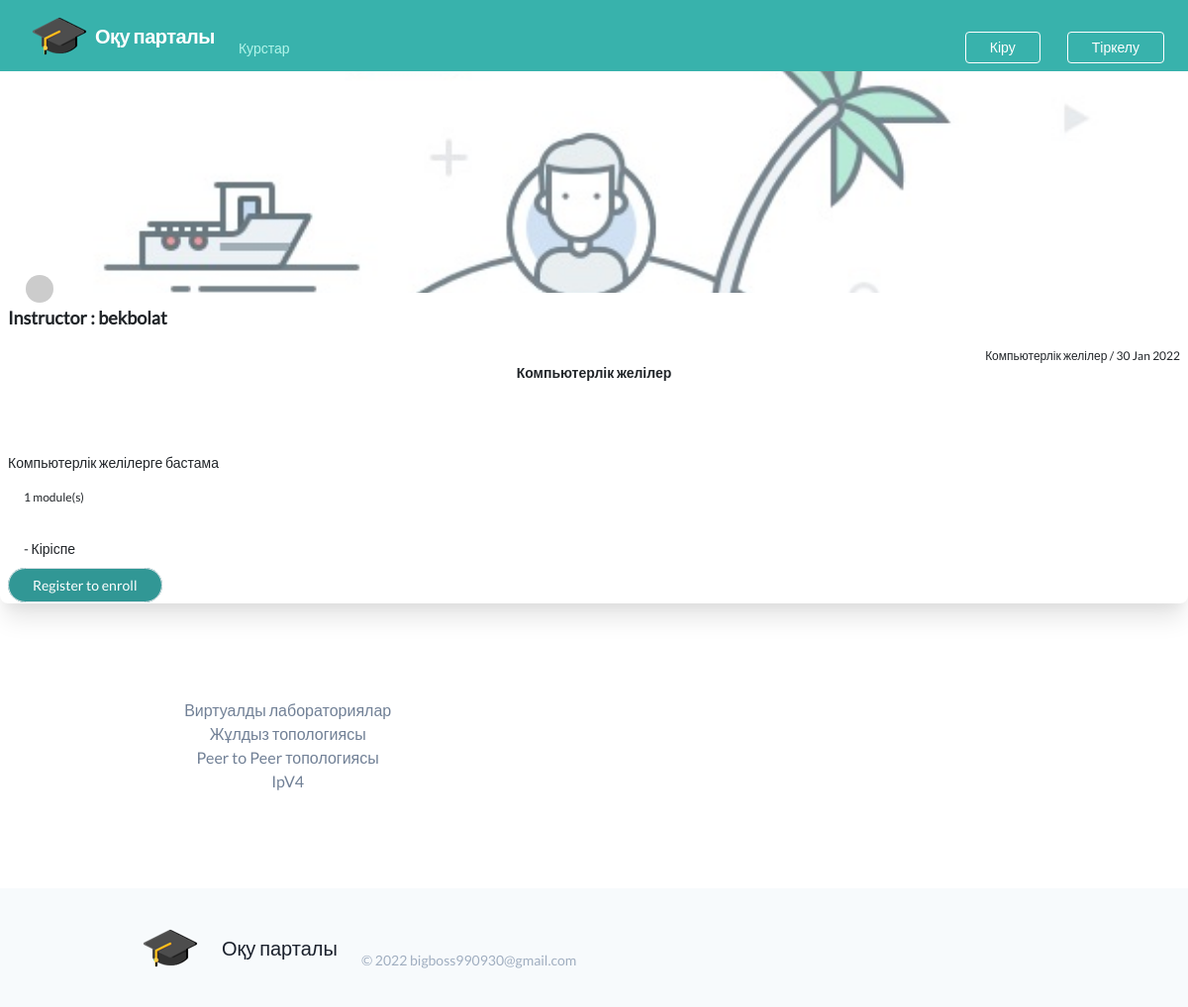
Page /course/course-2/ on the committed database.
### courses/models.py (models this page shows, shortened)
class Course(models.Model):
    owner = models.ForeignKey(settings.AUTH_USER_MODEL, related_name='courses_created')
    subject = models.ForeignKey(Subject, related_name='courses')
    title = models.CharField(max_length=200)
    slug = AutoSlugField(populate_from='title', unique_with='created__month')
    overview = models.TextField()
    created = models.DateTimeField(auto_now_add=True)
    students = models.ManyToManyField(settings.AUTH_USER_MODEL, related_name='courses_joined', blank=True)
    class Meta:
        ordering = ('-created',)

class Subject(models.Model):
    title = models.CharField(max_length=200)
    slug = models.SlugField(max_length=200, unique=True)
    class Meta:
        ordering = ('title',)

class Module(models.Model):
    course = models.ForeignKey(Course, related_name='modules')
    title = models.CharField(max_length=200)
    description = models.TextField(blank=True)
    order = OrderField(blank=True, for_fields=['course'])
    class Meta:
        ordering = ['order']

### students/models.py (models this page shows)
class User(AbstractUser):
    is_student = models.BooleanField(default=False)
    is_teacher = models.BooleanField(default=False)

### courses/views.py (the view)
# urls.py: url(r'^(?P<slug>[\w-]+)/$', views.CourseDetailView.as_view(), name='course_detail'),
class CourseDetailView(DetailView):
    model = Course
    template_name = 'courses/course/detail.html'
    def get_context_data(self, **kwargs):
        context = super(CourseDetailView, self).get_context_data(**kwargs)
        context['enroll_form'] = CourseEnrollForm(initial={'course': self.object})
        context['review_form'] = ReviewForm()
        context['reviews'] = Review.objects.order_by('-pub_date')[:9]
        return context

### courses/templatetags/gravatar.py (called while the page is built)
@register.filter
def gravatar(user):
    email = user.email.lower().encode('utf-8')
    default = 'retro'
    size = 100
    url = 'https://www.gravatar.com/avatar/{md5}?{params}'.format(
        md5=hashlib.md5(email).hexdigest(),
        params=urlencode({'d': default, 's': str(size)})
    )
    return url

### courses/templates/courses/course/detail.html (shortened to what this page needs)
{% extends "base.html" %}
{% load i18n %}
{% load staticfiles %}
{% load gravatar %}
{% block content %}
<div class="w-full">
{% with subject=course.subject %}
    <div class="bg-white shadow-xl rounded-lg overflow-hidden">
        <div class="bg-cover bg-center h-56 p-4" style="background-image: url({% static 'images/404-error.jpg' %})">
        </div>
        <div class="m-2 text-justify text-sm">
            <div class="flex flex-wrap items-center -mt-8 pb-3 ">
                <a href="{% url 'user_detail' course.owner.username %}">
                <img class="block h-8 w-8 rounded-full bg-white mt-1 mr-2 ml-3 border-2 border-white "
                    src="{{ course.owner|gravatar }}"
                    alt="">
                <span class="block text-lg font-bold">
                    {% trans 'Instructor' %} : {{ course.owner.username }}
                </span>
                </a>
            </div>
            <p class=" text-right  text-xs"><a href="{% url 'course_list_subject' subject.slug %}">{{ subject.title }}</a> / {{ course.created | date:"d M Y" }} </p>
            <h2 class=" font-bold h-2 mb-5 text-center"> {{ object.title }} </h2>
            <p class=" text-xs p-3"> {{ object.overview|linebreaks }}</p>
            <p class=" text-xs p-3">
                {{ course.modules.count }} {% trans 'module(s)' %}
            </p>
            {% if course.modules.count > 0 %}
            <ul class="p-3">
            {% for module in course.modules.all %}
            <li>- {{ module.title }}</li>
            {% endfor %}
            </ul>
            {% endif %}
            {% if request.user.is_authenticated and course.modules.count > 0%}
            <form action="{% url 'student_enroll_course' %}" method="post">
                {{ enroll_form }}
                {% csrf_token %}
                <input type="submit" class="bg-teal-600 hover:bg-teal-700 text-white text-sm px-4 py-2 border rounded-full" value="{% trans 'Enroll now' %}">
            </form>
            {% elif request.user.is_authenticated and course.modules.count == 0 %}
                <p class=" text-xs p-3">{% trans "In progress" %}...</p>
            {% else %}
                <a href="{% url 'student_registration' %}" class="bg-teal-600 hover:bg-teal-700 text-white text-sm px-4 py-2  border rounded-full">
                    {% trans 'Register to enroll' %}
                </a>
            {% endif %}
        </div>
    </div>
{% endwith %}
</div>
{% endblock %}

### courses/templates/base.html (shortened to what this page needs)
{% load staticfiles %}
{% load flatpages %}
{% load i18n %}
{% load gravatar %}
<!DOCTYPE html>
<html>
<head>
    <link href="{% static 'styles/bootstrap.min.css' %}" rel="stylesheet">
    <link href="{% static 'styles/styles.css' %}" rel="stylesheet">
</head>
<body class="flex flex-col min-h-screen overflow-x-hidden">
  <nav class="flex items-center justify-between flex-wrap bg-teal-500 px-6">
    <div class="flex items-center flex-shrink-0 text-white mr-6">
      <img src="{% static 'images/pwa/icon-72x72.png' %}">
      <span class="font-semibold text-xl tracking-tight">{% trans 'Оқу парталы' %}</span>
    </div>
    <div id="sidebar" class="w-full lg:block hidden sm:hidden md:hidden flex-grow lg:flex lg:items-center lg:w-auto">
      <div class="text-sm lg:flex-grow">
        <a href="{% url 'course_list' %}" class="block mt-4 lg:inline-block lg:mt-0 text-teal-200 hover:text-white mr-4">
          {% trans 'Курстар' %}
        </a>
      </div>
      <div>
        {% if request.user.is_authenticated %}
          <a href="{% url 'logout' %}" class="inline-block text-sm px-4 py-2 leading-none md:border rounded text-white border-white hover:border-transparent hover:text-teal-500 hover:bg-white mt-4 lg:mt-0">{% trans 'Шығу' %}</a>
        {% else %}
          <a href="{% url 'login' %}" class="inline-block text-sm px-4 py-2 leading-none md:border rounded text-white border-white hover:border-transparent hover:text-teal-500 hover:bg-white mt-4 lg:mt-0">{% trans 'Кіру' %}</a>
          <a href="{% url 'signup' %}" class="inline-block text-sm px-4 ml-4 py-2 leading-none md:border rounded text-white border-white hover:border-transparent hover:text-teal-500 hover:bg-white mt-4 lg:mt-0">{% trans 'Тіркелу' %}</a>
        {% endif %}
      </div>
    </div>
  </nav>
    <main id="content" class="flex-grow" data-role="content">
        {% block content %}
        {% endblock %}
    </main>
    <footer class="text-gray-600 body-font">
      <div class="container px-5 py-24 mx-auto">
        <div class="flex flex-wrap md:text-left text-center order-first">
          <div class="lg:w-1/3 md:w-1/2 w-full px-4">
            <p> Виртуалды лабораториялар</p>
            <ul>
              <li><a href="{% url 'star' %}" target="_blank"> Жұлдыз топологиясы</a> </li>
              <li><a href="{% url 'peertopeer' %}" target="_blank"> Peer to Peer топологиясы</a> </li>
              <li><a href="{% url 'ipv4' %}"' target="_blank"> IpV4</a> </li>
            </ul>
          </div>
        </div>
      </div>
      <div class="bg-gray-100">
        <div class="container px-5 py-6 mx-auto flex items-center sm:flex-row flex-col">
          <a href="{% url 'course_list' %}" class="flex title-font font-medium items-center md:justify-start justify-center text-gray-900">
            <img  src="{% static 'images/pwa/icon-72x72.png' %}">
            <span class="ml-3 text-xl">{% trans 'Оқу парталы' %}</span>
          </a>
          <p class="text-sm text-gray-500 sm:ml-6 sm:mt-0 mt-4">&copy; <span id="copyright"></span> {% trans 'bigboss990930@gmail.com' %}
          </p>
        </div>
      </div>
    </footer>
</body>
</html>

### rows in the picture
Course: owner.username "bekbolat", created "30 Jan 2022", title "Компьютерлік желілер", overview "Компьютерлік желілерге бастама", modules.count "1"
Subject: title "Компьютерлік желілер"
Module: title "Кіріспе"
